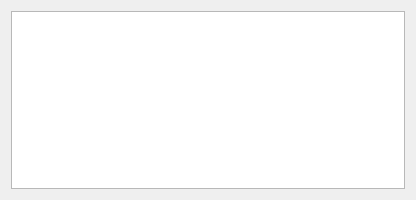
<ui version="4.0" >
 <class>LogViewBase</class>
 <widget class="QWidget" name="LogViewBase" >
  <property name="geometry" >
   <rect>
    <x>0</x>
    <y>0</y>
    <width>416</width>
    <height>200</height>
   </rect>
  </property>
  <property name="windowTitle" >
   <string>Log</string>
  </property>
  <layout class="QVBoxLayout" >
   <item>
    <widget class="KTextBrowser" name="textbrowser" />
   </item>
  </layout>
 </widget>
 <layoutdefault spacing="6" margin="11" />
 <pixmapfunction>qPixmapFromMimeSource</pixmapfunction>
 <customwidgets>
  <customwidget>
   <class>KTextBrowser</class>
   <extends>QTextBrowser</extends>
   <header>ktextbrowser.h</header>
  </customwidget>
 </customwidgets>
 <resources/>
 <connections/>
</ui>
